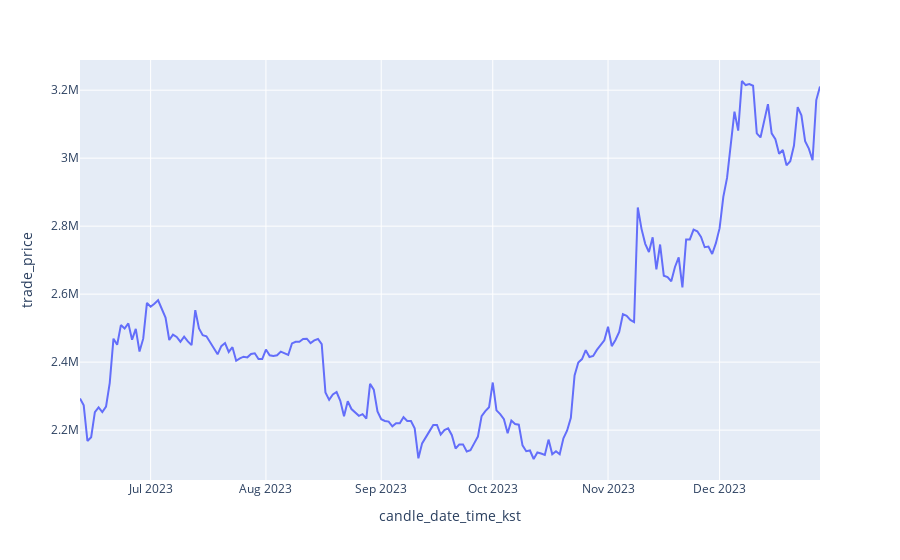

Notebook source saved alongside this figure:
### Code cell
fig = px.line(my_df[my_df.market == 'ETH'],
                 x = 'candle_date_time_kst',
                 y = 'trade_price')
fig.show()

### Figure 1 — Plotly figure (JSON) as saved in the notebook; plotly's stock layout.template omitted (floating-point values rounded to 4 significant figures; data arrays with more than 128 entries replaced by an {"elided": "..."} marker saying what was removed)
{"data": [{"hovertemplate": "candle_date_time_kst=%{x}<br>trade_price=%{y}<extra></extra>", "legendgroup": "", "line": {"color": "#636efa", "dash": "solid"}, "marker": {"symbol": "circle"}, "mode": "lines", "name": "", "orientation": "v", "showlegend": false, "type": "scatter", "x": {"elided": "200 str values"}, "xaxis": "x", "y": {"elided": "200 int values"}, "yaxis": "y"}], "layout": {"legend": {"tracegroupgap": 0}, "margin": {"t": 60}, "xaxis": {"anchor": "y", "domain": [0, 1], "title": {"text": "candle_date_time_kst"}}, "yaxis": {"anchor": "x", "domain": [0, 1], "title": {"text": "trade_price"}}}}
